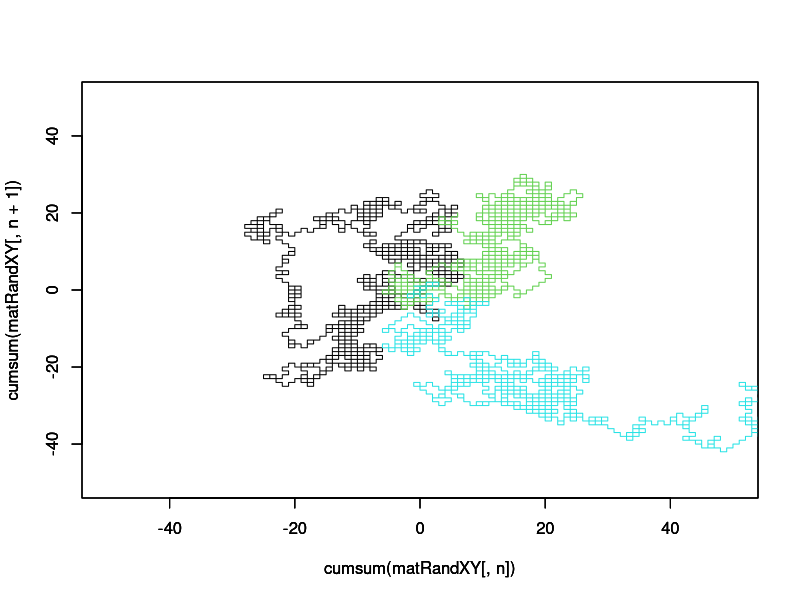

R code for this plot: (Note: this script raises an error after producing the figure.)

# generate the random walk data, 1000 observations of X, Y data for 3 experiments X1, Y1, X2, Y2, X3, Y3 use a seed for reproducibility
set.seed(0)
lenXY <- 1000
matRandXY <- matrix(0, ncol = 6, nrow = lenXY)
matRandXYcs <- matrix(0, ncol = 6, nrow = lenXY)
matRandXY <- apply(matRandXY, 2, function(x) sample(c(-1, 1), size = lenXY, replace = TRUE))
for (n in (1:3 * 2 - 1)) {
    plot(cumsum(matRandXY[, n]), cumsum(matRandXY[, n + 1]), col = n, type = "s", ylim = c(-50, 50), xlim = c(-50, 50))
    matRandXYcs[, n] <- cumsum(matRandXY[, n])
    matRandXYcs[, n + 1] <- cumsum(matRandXY[, n + 1])
    par(new = TRUE)
}
write.table((matRandXY), file = "randwalk3x1000XY.dat", sep = "\t", row.names = FALSE, col.names = FALSE, quote = FALSE)
write.table((matRandXYcs), file = "randwalk3x1000XYcumsum.dat", sep = "\t", row.names = FALSE, col.names = FALSE, quote = FALSE)

# Initialize the gnuplot handle
h1 <- Gpinit()
# set gnuplot's additional search directories, to the extdata directory from Rgnuplot (default)
GpSetloadpath(h1)

# change gnuplot's working directory to be the same as R's working directory (default)
GpSetwd(h1)
# plot the 2D random walk in 2D
GpCmd(h1, "#set terminal png;set output \"randomwalk2d1.png\"\nreset\nset xlabel \"X\"\nset ylabel \"Y\"\nset tit \"Random walk 2D\"\nplot \"randwalk3x1000XYcumsum.dat\" using 1:2 w steps notit,\"randwalk3x1000XYcumsum.dat\" using 3:4 w steps notit,\"randwalk3x1000XYcumsum.dat\" using 5:6 w steps notit")
# pause R and gnuplot
GpPause()

# plot the 2D random walk in 3D
GpCmd(h1, "#set terminal png;set output \"randomwalk2d2.png\"\nreset\nset xlabel \"Time\"\nset ylabel \"X\"\nset zlabel \"Y\"\nset tit \"Random walk 2D\"\nsplot \"randwalk3x1000XYcumsum.dat\" using :1:2 w l notit, \"randwalk3x1000XYcumsum.dat\" using :3:4 w l notit, \"randwalk3x1000XYcumsum.dat\" using :5:6 w l notit")
# pause R and gnuplot
GpPause()

# close gnuplot handle
h1 <- Gpclose(h1) 
